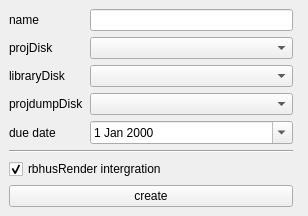
<?xml version="1.0" encoding="UTF-8"?>
<ui version="4.0">
 <class>MainWindow</class>
 <widget class="QMainWindow" name="MainWindow">
  <property name="geometry">
   <rect>
    <x>0</x>
    <y>0</y>
    <width>308</width>
    <height>207</height>
   </rect>
  </property>
  <property name="windowTitle">
   <string>Rbhus Pipe NEW PROJECT</string>
  </property>
  <widget class="QWidget" name="centralwidget">
   <layout class="QGridLayout" name="gridLayout">
    <item row="5" column="0">
     <widget class="QLabel" name="labelDue">
      <property name="sizePolicy">
       <sizepolicy hsizetype="Maximum" vsizetype="Preferred">
        <horstretch>0</horstretch>
        <verstretch>0</verstretch>
       </sizepolicy>
      </property>
      <property name="text">
       <string>due date</string>
      </property>
     </widget>
    </item>
    <item row="0" column="0">
     <widget class="QLabel" name="labelName">
      <property name="sizePolicy">
       <sizepolicy hsizetype="Maximum" vsizetype="Preferred">
        <horstretch>0</horstretch>
        <verstretch>0</verstretch>
       </sizepolicy>
      </property>
      <property name="text">
       <string>name</string>
      </property>
     </widget>
    </item>
    <item row="0" column="1">
     <widget class="QLineEdit" name="lineEdit"/>
    </item>
    <item row="2" column="0">
     <widget class="QLabel" name="labelLibrary">
      <property name="sizePolicy">
       <sizepolicy hsizetype="Maximum" vsizetype="Preferred">
        <horstretch>0</horstretch>
        <verstretch>0</verstretch>
       </sizepolicy>
      </property>
      <property name="text">
       <string>libraryDisk</string>
      </property>
     </widget>
    </item>
    <item row="1" column="0">
     <widget class="QLabel" name="labelProj">
      <property name="sizePolicy">
       <sizepolicy hsizetype="Maximum" vsizetype="Preferred">
        <horstretch>0</horstretch>
        <verstretch>0</verstretch>
       </sizepolicy>
      </property>
      <property name="text">
       <string>projDisk</string>
      </property>
     </widget>
    </item>
    <item row="3" column="0">
     <widget class="QLabel" name="labelProjdump">
      <property name="sizePolicy">
       <sizepolicy hsizetype="Maximum" vsizetype="Preferred">
        <horstretch>0</horstretch>
        <verstretch>0</verstretch>
       </sizepolicy>
      </property>
      <property name="text">
       <string>projdumpDisk</string>
      </property>
     </widget>
    </item>
    <item row="2" column="1">
     <widget class="QComboBox" name="comboLibrary"/>
    </item>
    <item row="1" column="1">
     <widget class="QComboBox" name="comboProj"/>
    </item>
    <item row="3" column="1">
     <widget class="QComboBox" name="comboProjdump"/>
    </item>
    <item row="7" column="0" colspan="2">
     <widget class="Line" name="line">
      <property name="sizePolicy">
       <sizepolicy hsizetype="MinimumExpanding" vsizetype="Fixed">
        <horstretch>0</horstretch>
        <verstretch>0</verstretch>
       </sizepolicy>
      </property>
      <property name="orientation">
       <enum>Qt::Horizontal</enum>
      </property>
     </widget>
    </item>
    <item row="6" column="0" colspan="2">
     <spacer name="verticalSpacer">
      <property name="orientation">
       <enum>Qt::Vertical</enum>
      </property>
      <property name="sizeHint" stdset="0">
       <size>
        <width>20</width>
        <height>40</height>
       </size>
      </property>
     </spacer>
    </item>
    <item row="5" column="1">
     <widget class="QDateEdit" name="dateEditDue">
      <property name="calendarPopup">
       <bool>true</bool>
      </property>
     </widget>
    </item>
    <item row="10" column="0" colspan="2">
     <widget class="QPushButton" name="pushCreate">
      <property name="sizePolicy">
       <sizepolicy hsizetype="MinimumExpanding" vsizetype="Fixed">
        <horstretch>0</horstretch>
        <verstretch>0</verstretch>
       </sizepolicy>
      </property>
      <property name="text">
       <string>create</string>
      </property>
     </widget>
    </item>
    <item row="9" column="0" colspan="3">
     <widget class="QCheckBox" name="checkBox">
      <property name="text">
       <string>rbhusRender intergration</string>
      </property>
      <property name="checked">
       <bool>true</bool>
      </property>
     </widget>
    </item>
   </layout>
  </widget>
 </widget>
 <resources/>
 <connections/>
</ui>
